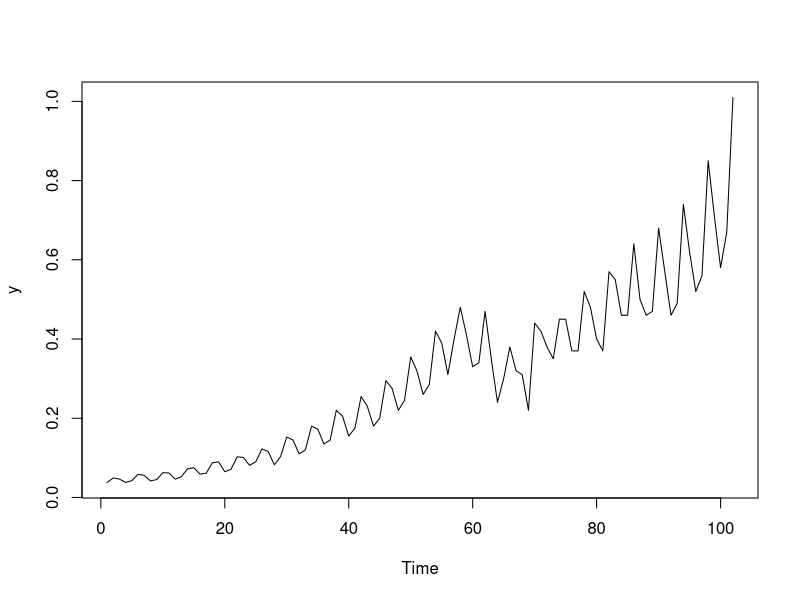
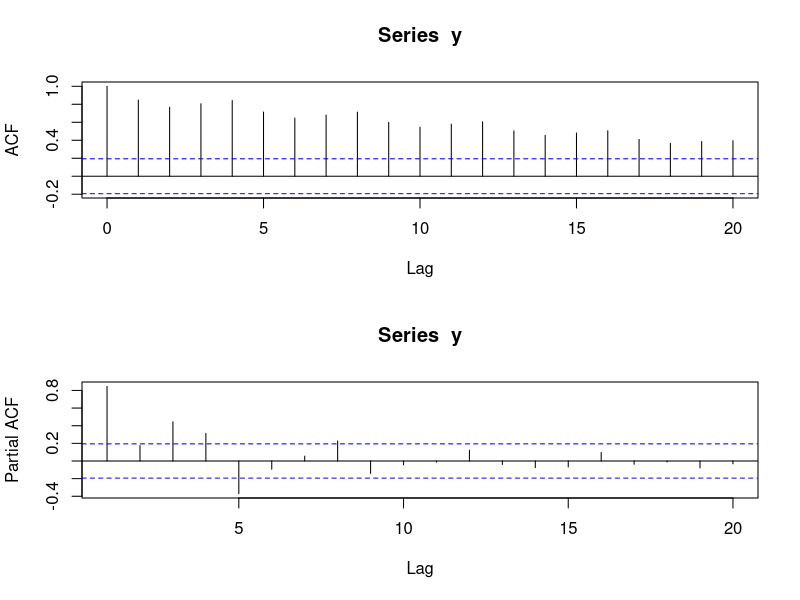
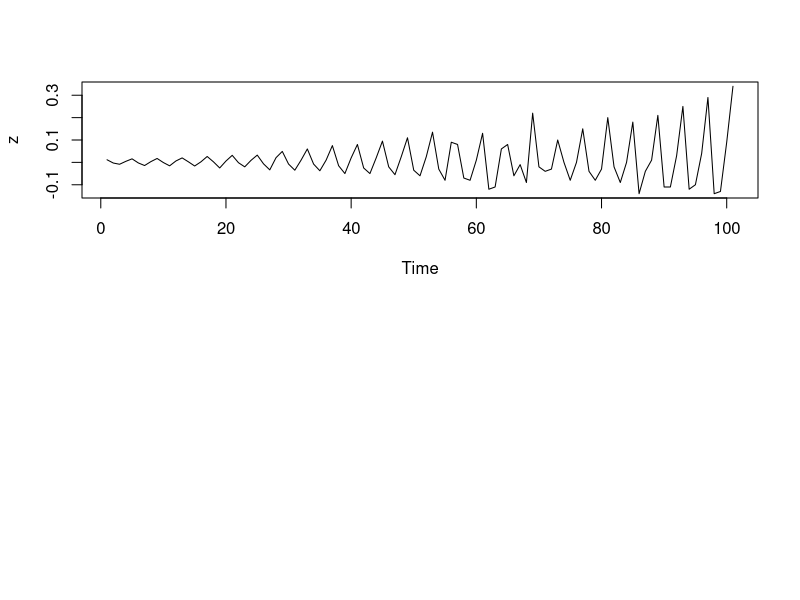
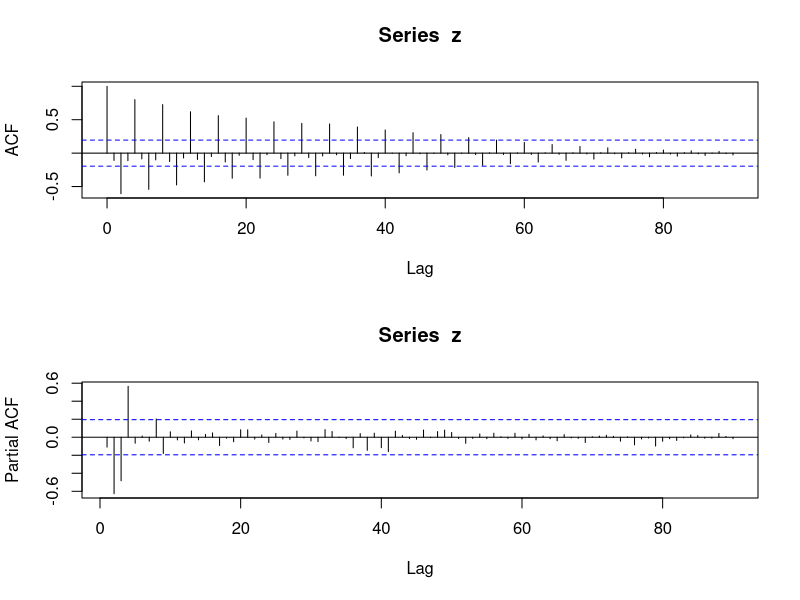
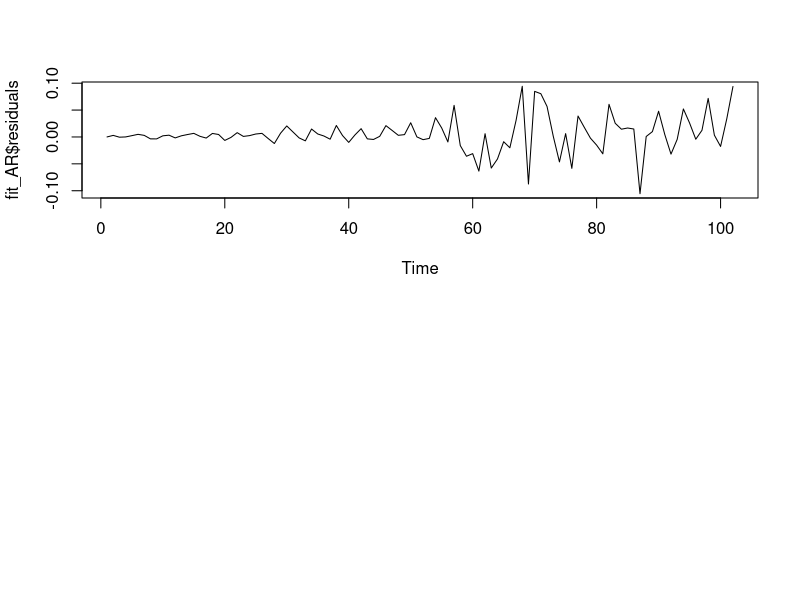
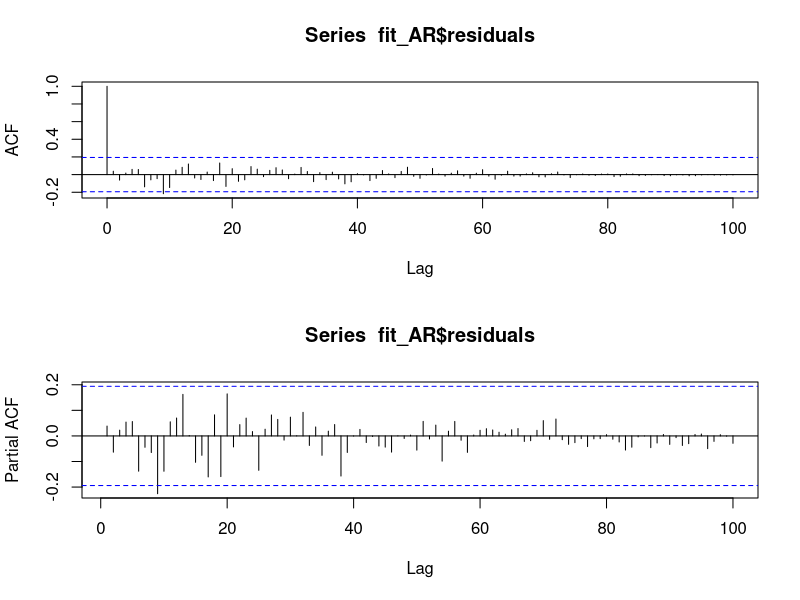
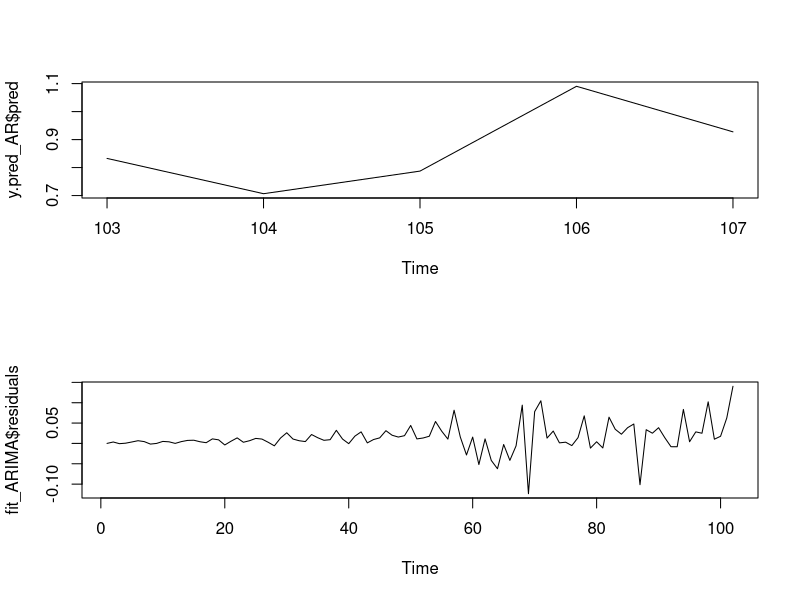
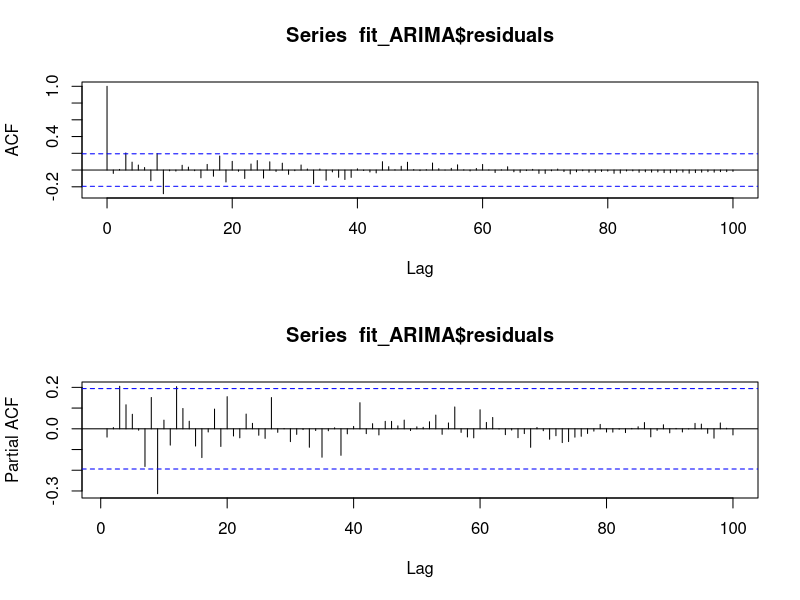

The R script that drew these images, in order:
library(fBasics)
library(forecast) 
library(ggplot2)

datos<-read.csv("coca_cola_earnings.csv",
                header=TRUE,sep=";",dec=",")
y<-datos[1:102,2] 

# achieving stationarity and identifying the model
ts.plot(y)  

par(mfrow=c(2,1))
acf(y)  
pacf(y)

s = 4       # seasonal parameter FOR THIS DATA SET
nsdiffs(y,m=s,test=c("ocsb"))  # seasonal differences?
ndiffs(y, alpha=0.05, test=c("adf")) # regular differences?

nlags=90 

z<-diff(y)

ts.plot(z)  
par(mfrow=c(2,1))
acf(z,nlags)  
pacf(z,nlags)

ndiffs(z, alpha=0.05, test=c("adf"))

############ AR ############

#As the lags in the PACF display a cutoff value at lag 8, we can assume a AR model
#of order 8 to be appropriate to represent the data.

# estimating the model for the stationary data
fit_AR<-arima(y,order=c(8,1,0), method = "ML")    
fit_AR # we find the information about the estimated parameters

ts.plot(fit_AR$residuals)
par(mfrow=c(2,1))
acf(fit_AR$residuals,100)
pacf(fit_AR$residuals,100)    

Box.test(fit_AR$residuals,lag=15)

# testing for normality 
shapiro.test(fit_AR$residuals)  # 95% confidence intervals are robust for any kind of distribution

y.pred_AR<-predict(fit_AR,n.ahead=5)
y.pred_AR$pred # point predictions
y.pred_AR$se 
ts.plot(y.pred_AR$pred)

############ ARIMA ############

# estimating the model for the stationary data
fit_ARIMA <- arima(y,order=c(3,1,2), method = "ML")    
fit_ARIMA # we find the information about the estimated parameters

ts.plot(fit_ARIMA$residuals)
par(mfrow=c(2,1))
acf(fit_ARIMA$residuals,100)
pacf(fit_ARIMA$residuals,100)    

Box.test(fit_ARIMA$residuals,lag=15)

# testing for normality 
shapiro.test(fit_ARIMA$residuals)  # 95% confidence intervals are robust for any kind of distribution

y.pred_ARIMA<-predict(fit_ARIMA,n.ahead=5)
y.pred_ARIMA$pred # point predictions
y.pred_ARIMA$se 
ts.plot(y.pred_ARIMA$pred)

############ SAR ############
# estimate the SAR and analyze the estimated parameters. Compare with the Seasonal Difference
fit_SAR<-arima(y,order=c(8,1,0),seasonal=list(order=c(2,1,0),period=s)) 
fit_SAR

ts.plot(fit_SAR$residuals)
par(mfrow=c(2,1))
acf(fit_SAR$residuals,nlags)
pacf(fit_SAR$residuals,nlags)    

ndiffs(fit_SAR$residuals, alpha=0.05, test=c("adf")) # regular differences?

Box.test(fit_SAR$residuals,lag=15)
shapiro.test(fit_SAR$residuals)

y.pred_SAR<-predict(fit_SAR,n.ahead=5)
y.pred_SAR$pred   # point predictions
y.pred_SAR$se    # standard errors
ts.plot(y.pred_SAR$pred)  # see how the model captures the seasonality

############ SAR ############
# estimate the SAR and analyze the estimated parameters. Compare with the Seasonal Difference
fit_SAR<-arima(y,order=c(8,1,0),seasonal=list(order=c(2,1,0),period=s)) 
fit_SAR

ts.plot(fit_SAR$residuals)
par(mfrow=c(2,1))
acf(fit_SAR$residuals,nlags)
pacf(fit_SAR$residuals,nlags)    

ndiffs(fit_SAR$residuals, alpha=0.05, test=c("adf")) # regular differences?

Box.test(fit_SAR$residuals,lag=15)
shapiro.test(fit_SAR$residuals)

y.pred_SAR<-predict(fit_SAR,n.ahead=5)
y.pred_SAR$pred   # point predictions
y.pred_SAR$se    # standard errors
ts.plot(y.pred_SAR$pred)  # see how the model captures the seasonality

############ SARIMA ############
# estimate the SARIMA and analyze the estimated parameters. Compare with the Seasonal Difference
fit_SARIMA<-arima(y,order=c(3,1,2),seasonal=list(order=c(2,1,0),period=s)) 
fit_SARIMA

ts.plot(fit_SARIMA$residuals)
par(mfrow=c(2,1))
acf(fit_SARIMA$residuals,nlags)
pacf(fit_SARIMA$residuals,nlags)    

ndiffs(fit_SARIMA$residuals, alpha=0.05, test=c("adf")) # regular differences?

Box.test(fit_SARIMA$residuals,lag=15)
shapiro.test(fit_SARIMA$residuals)

y.pred_SARIMA<-predict(fit_SARIMA,n.ahead=5)
y.pred_SARIMA$pred   # point predictions
y.pred_SARIMA$se    # standard errors
ts.plot(y.pred_SARIMA$pred)  # see how the model captures the seasonality

############ EVALUATION ############

predictions <- data.frame(SARIMA = y.pred_SARIMA$pred, SAR = y.pred_SAR$pred, AR = y.pred_AR$pred, ARIMA = y.pred_ARIMA$pred)
standars_errors <- data.frame(SARIMA = y.pred_SARIMA$se, SAR = y.pred_SAR$se, AR = y.pred_AR$se, ARIMA = y.pred_ARIMA$se)
real <- datos[103:107,2]
  
error_SAR <- real - y.pred_SAR$pred
MSFE_SAR <- mean(error_SAR^2)
MAPE_SAR <- mean(abs(error_SAR/real)) *100

error_AR <- real - y.pred_AR$pred
MSFE_AR <- mean(error_AR^2)
MAPE_AR <- mean(abs(error_AR/real)) *100

error_ARIMA <- real - y.pred_ARIMA$pred
MSFE_ARIMA <- mean(error_ARIMA^2)
MAPE_ARIMA <- mean(abs(error_ARIMA/real)) *100

error_SARIMA <- real - y.pred_SARIMA$pred
MSFE_SARIMA <- mean(error_SARIMA^2)
MAPE_SARIMA <- mean(abs(error_SARIMA/real)) *100


df <- data.frame(MSFE=c(MSFE_SAR, MSFE_AR, MSFE_ARIMA, MSFE_SARIMA), MAPE = c(MAPE_SAR ,MAPE_AR, MAPE_ARIMA, MAPE_SARIMA))
rownames(df) <- c("SAR", "AR", "ARIMA","SARIMA")
df

plot(y.pred_SAR$pred)
lines(y.pred_AR$pred)
lines(y.pred_ARIMA$pred)
lines(datos[103:107,2])
